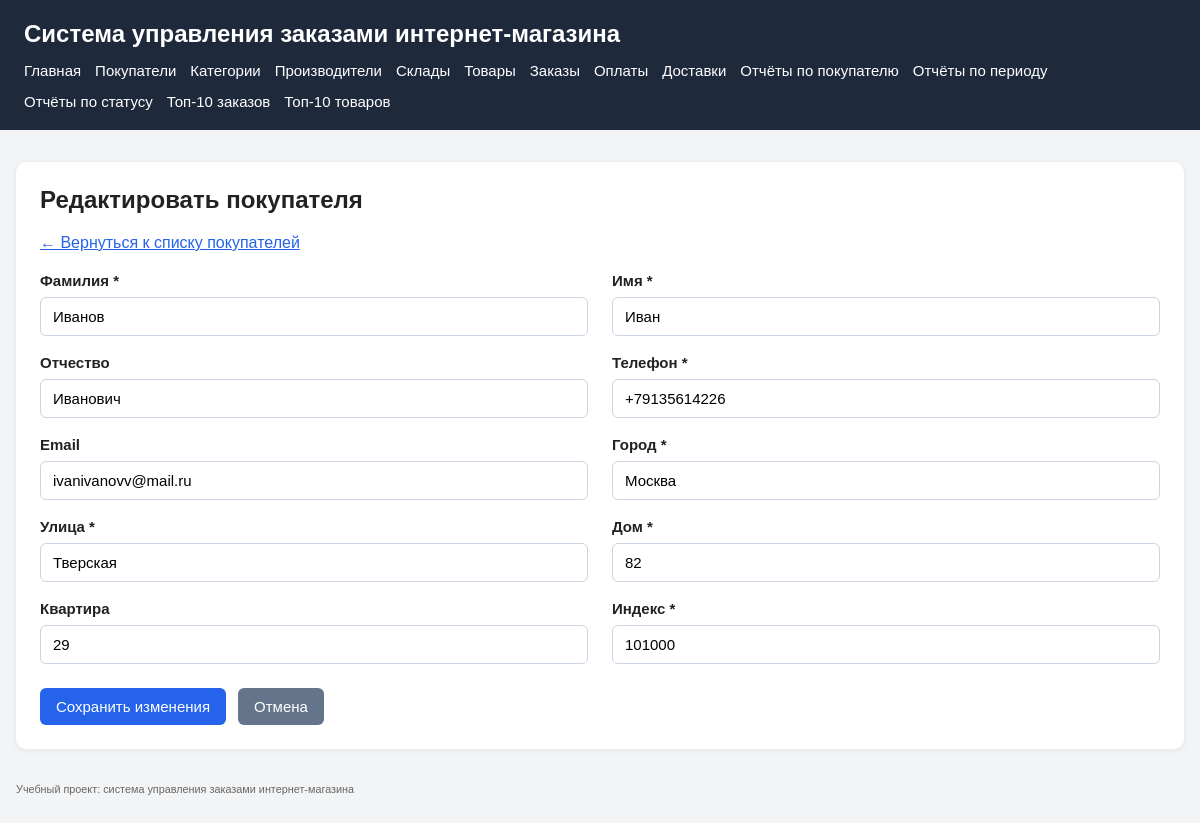
Screenshot of /customers/edit.php?id=1 with the database file from the repository.
### tables this page shows
CREATE TABLE customers (
    customer_id INT UNSIGNED NOT NULL AUTO_INCREMENT,
    last_name VARCHAR(100) NOT NULL,
    first_name VARCHAR(100) NOT NULL,
    middle_name VARCHAR(100) NULL,
    phone VARCHAR(20) NOT NULL,
    email VARCHAR(255) NULL,
    city VARCHAR(100) NOT NULL,
    street VARCHAR(150) NOT NULL,
    house VARCHAR(20) NOT NULL,
    apartment VARCHAR(20) NULL,
    postal_code VARCHAR(20) NOT NULL,
    PRIMARY KEY (customer_id),
    UNIQUE KEY uk_customers_email (email),
    KEY idx_customers_phone (phone)
);

### src/includes/db.php (called while the page is built, shortened)
<?php
$configPath = __DIR__ . '/../config/config.local.php';
if (!file_exists($configPath)) {
    $configPath = __DIR__ . '/../config/config.example.php';
}
$config = require $configPath;
function app_config(): array
{
    global $config;
    return $config;
}
function base_url(string $path = ''): string
{
    $config = app_config();
    $base = rtrim($config['app']['base_url'] ?? '', '/');
    return $base . '/' . ltrim($path, '/');
}
function db(): PDO
{
    $config = app_config();
    $db = $config['db'];
    $dsn = sprintf(
        'mysql:host=%s;port=%d;dbname=%s;charset=%s',
        $db['host'],
        $db['port'],
        $db['name'],
        $db['charset']
    );
    $pdo = new PDO($dsn, $db['user'], $db['pass'], [
        PDO::ATTR_ERRMODE => PDO::ERRMODE_EXCEPTION,
        PDO::ATTR_DEFAULT_FETCH_MODE => PDO::FETCH_ASSOC,
        PDO::ATTR_EMULATE_PREPARES => false,
    ]);
    return $pdo;
}

### src/config/config.example.php (called while the page is built)
<?php
return [
    'app' => [
        'base_url' => getenv('APP_BASE_URL') ?: '',
        'name' => getenv('APP_NAME') ?: 'Система управления заказами интернет-магазина',
    ],
    'db' => [
        'host' => getenv('DB_HOST') ?: 'db',
        'port' => (int)(getenv('DB_PORT') ?: 3306),
        'name' => getenv('DB_NAME') ?: 'shop_orders',
        'user' => getenv('DB_USER') ?: 'shop_user',
        'pass' => getenv('DB_PASSWORD') ?: '',
        'charset' => getenv('DB_CHARSET') ?: 'utf8mb4',
    ],
];

### src/customers/edit.php (the view, shortened to what this page needs)
<?php
$errorMessage = null;
$customerId = (int)($_GET['id'] ?? 0);
    ?>
    <?php
$formData = [
    'last_name'   => '',
    'first_name'  => '',
    'middle_name' => '',
    'phone'       => '',
    'email'       => '',
    'city'        => '',
    'street'      => '',
    'house'       => '',
    'apartment'   => '',
    'postal_code' => '',
];
require_once __DIR__ . '/../includes/db.php';
try {
    $pdo = db();
    if ($_SERVER['REQUEST_METHOD'] === 'POST') {
        foreach ($formData as $key => $value) {
            $formData[$key] = trim((string)($_POST[$key] ?? ''));
        }
        $requiredFields = [
            'last_name'   => 'Фамилия',
            'first_name'  => 'Имя',
            'phone'       => 'Телефон',
            'city'        => 'Город',
            'street'      => 'Улица',
            'house'       => 'Дом',
            'postal_code' => 'Индекс',
        ];
        foreach ($requiredFields as $field => $label) {
            if ($formData[$field] === '') {
                $errorMessage = "Поле «{$label}» обязательно для заполнения.";
                break;
            }
        }
        if ($errorMessage === null) {
            $stmt = $pdo->prepare(
                'UPDATE customers
                 SET
                    last_name = :last_name,
                    first_name = :first_name,
                    middle_name = :middle_name,
                    phone = :phone,
                    email = :email,
                    city = :city,
                    street = :street,
                    house = :house,
                    apartment = :apartment,
                    postal_code = :postal_code
                 WHERE customer_id = :customer_id'
            );
            $stmt->execute([
                ':last_name'   => $formData['last_name'],
                ':first_name'  => $formData['first_name'],
                ':middle_name' => $formData['middle_name'] !== '' ? $formData['middle_name'] : null,
                ':phone'       => $formData['phone'],
                ':email'       => $formData['email'] !== '' ? $formData['email'] : null,
                ':city'        => $formData['city'],
                ':street'      => $formData['street'],
                ':house'       => $formData['house'],
                ':apartment'   => $formData['apartment'] !== '' ? $formData['apartment'] : null,
                ':postal_code' => $formData['postal_code'],
                ':customer_id' => $customerId,
            ]);
            header('Location: ' . base_url('customers/list.php'));
            exit;
        }
    } else {
        $stmt = $pdo->prepare(
            'SELECT
                customer_id,
                last_name,
                first_name,
                middle_name,
                phone,
                email,
                city,
                street,
                house,
                apartment,
                postal_code
             FROM customers
             WHERE customer_id = :customer_id'
        );
        $stmt->execute([':customer_id' => $customerId]);
        $customer = $stmt->fetch();
        if (!$customer) {
            $errorMessage = 'Покупатель не найден.';
        } else {
            foreach ($formData as $key => $value) {
                $formData[$key] = (string)($customer[$key] ?? '');
            }
        }
    }
} catch (PDOException $e) {
    if ($e->getCode() === '23000') {
        if (str_contains($e->getMessage(), 'uk_customers_email')) {
            $errorMessage = 'Покупатель с таким email уже существует.';
        } else {
            $errorMessage = 'Не удалось сохранить изменения: нарушено ограничение уникальности.';
        }
    } else {
        $errorMessage = 'Не удалось обновить покупателя.';
    }
} catch (Throwable $e) {
    $errorMessage = 'Произошла непредвиденная ошибка при редактировании покупателя.';
}
require_once __DIR__ . '/../includes/header.php';
require_once __DIR__ . '/../includes/menu.php';
?>
<main>
    <section class="card">
        <h2>Редактировать покупателя</h2>
        <p>
            <a href="<?= htmlspecialchars(base_url('customers/list.php'), ENT_QUOTES, 'UTF-8') ?>">
                ← Вернуться к списку покупателей
            </a>
        </p>
        <?php if ($errorMessage === null || $_SERVER['REQUEST_METHOD'] === 'POST'): ?>
            <form method="post" action="<?= htmlspecialchars(base_url('customers/edit.php?id=' . $customerId), ENT_QUOTES, 'UTF-8') ?>">
                <div class="form-grid">
                    <div class="form-group">
                        <label for="last_name">Фамилия *</label>
                        <input
                            type="text"
                            id="last_name"
                            name="last_name"
                            value="<?= htmlspecialchars($formData['last_name'], ENT_QUOTES, 'UTF-8') ?>"
                            required
                        >
                    </div>
                    <div class="form-group">
                        <label for="first_name">Имя *</label>
                        <input
                            type="text"
                            id="first_name"
                            name="first_name"
                            value="<?= htmlspecialchars($formData['first_name'], ENT_QUOTES, 'UTF-8') ?>"
                            required
                        >
                    </div>
                    <div class="form-group">
                        <label for="middle_name">Отчество</label>
                        <input
                            type="text"
                            id="middle_name"
                            name="middle_name"
                            value="<?= htmlspecialchars($formData['middle_name'], ENT_QUOTES, 'UTF-8') ?>"
                        >
                    </div>
                    <div class="form-group">
                        <label for="phone">Телефон *</label>
                        <input
                            type="text"
                            id="phone"
                            name="phone"
                            value="<?= htmlspecialchars($formData['phone'], ENT_QUOTES, 'UTF-8') ?>"
                            required
                        >
                    </div>
                    <div class="form-group">
                        <label for="email">Email</label>
                        <input
                            type="email"
                            id="email"
                            name="email"
                            value="<?= htmlspecialchars($formData['email'], ENT_QUOTES, 'UTF-8') ?>"
                        >
                    </div>
                    <div class="form-group">
                        <label for="city">Город *</label>
                        <input
                            type="text"
                            id="city"
                            name="city"
                            value="<?= htmlspecialchars($formData['city'], ENT_QUOTES, 'UTF-8') ?>"
                            required
                        >
                    </div>
                    <div class="form-group">
                        <label for="street">Улица *</label>
                        <input
                            type="text"
                            id="street"
                            name="street"
                            value="<?= htmlspecialchars($formData['street'], ENT_QUOTES, 'UTF-8') ?>"
                            required
                        >
                    </div>
                    <div class="form-group">
                        <label for="house">Дом *</label>
                        <input
                            type="text"
                            id="house"
                            name="house"
                            value="<?= htmlspecialchars($formData['house'], ENT_QUOTES, 'UTF-8') ?>"
                            required
                        >
                    </div>
                    <div class="form-group">
                        <label for="apartment">Квартира</label>
                        <input
                            type="text"
                            id="apartment"
                            name="apartment"
                            value="<?= htmlspecialchars($formData['apartment'], ENT_QUOTES, 'UTF-8') ?>"
                        >
                    </div>
                    <div class="form-group">
                        <label for="postal_code">Индекс *</label>
                        <input
                            type="text"
                            id="postal_code"
                            name="postal_code"
                            value="<?= htmlspecialchars($formData['postal_code'], ENT_QUOTES, 'UTF-8') ?>"
                            required
                        >
                    </div>
                </div>
                <div class="form-actions">
                    <button type="submit">Сохранить изменения</button>
                    <a class="btn btn-secondary" href="<?= htmlspecialchars(base_url('customers/list.php'), ENT_QUOTES, 'UTF-8') ?>">
                        Отмена
                    </a>
                </div>
            </form>
        <?php endif; ?>
    </section>
</main>
<?php require_once __DIR__ . '/../includes/footer.php'; ?>

### src/assets/css/style.css (style rules this page uses)
* { box-sizing: border-box; }
body { margin: 0; padding: 0; font-family: Arial, sans-serif; background: #f3f4f6; color: #222; }
main { max-width: 1200px; margin: 32px auto; padding: 0 16px; }
.card { background: #fff; border-radius: 10px; padding: 24px; margin-bottom: 20px; box-shadow: 0 1px 6px rgba(0, 0, 0, 0.08); }
.card h2 { margin-top: 0; margin-bottom: 20px; font-size: 24px; }
a { color: #2563eb; }
.form-grid { display: grid; grid-template-columns: repeat(2, minmax(280px, 1fr)); gap: 18px 24px; margin-top: 20px; }
.form-group { display: flex; flex-direction: column; }
label { display: block; margin-bottom: 8px; font-weight: 600; font-size: 15px; }
input[type="text"], input[type="email"], input[type="number"], input[type="date"], input[type="datetime-local"], select, textarea { width: 100%; padding: 10px 12px; border: 1px solid #cbd5e1; border-radius: 6px; font-size: 15px; background: #fff; }
.form-actions { margin-top: 24px; display: flex; gap: 12px; align-items: center; }
button, .btn { display: inline-block; padding: 10px 16px; border: none; border-radius: 6px; background: #2563eb; color: #fff; font-size: 15px; text-decoration: none; cursor: pointer; }
.btn-secondary { background: #64748b; }

### rows the page displays
customers: last_name "Иванов", first_name "Иван", middle_name "Иванович", phone "+79135614226", email "ivanivanovv@mail.ru", city "Москва", street "Тверская", house "82", apartment "29", postal_code "101000"

### other values shown
app_config()['app']['name'] "Система управления заказами интернет-магазина"
